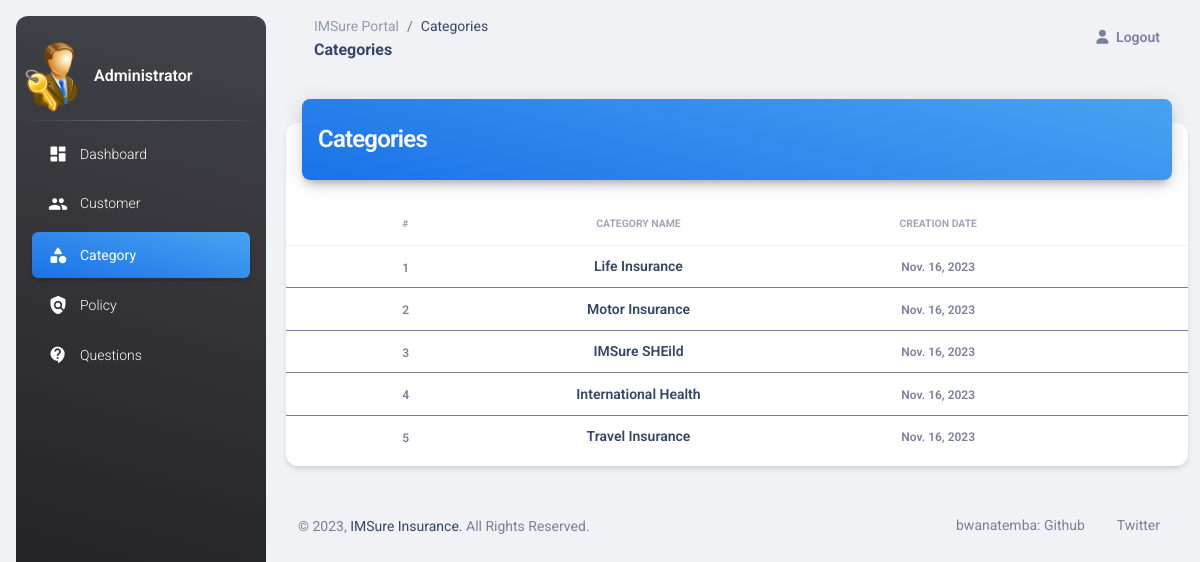
Page /admin-view-category on the earlier database version.
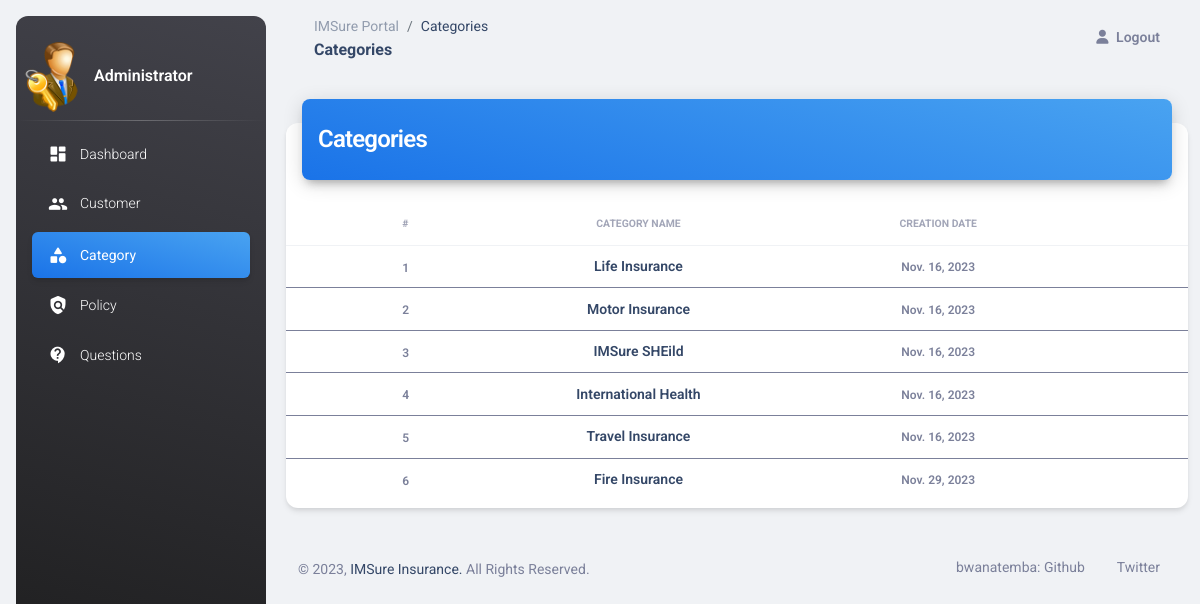
Same page on the later database version.
### insurancemanagement/models.py (models this page shows, shortened)
class Category(models.Model):
    category_name = models.CharField(max_length=20)
    creation_date = models.DateField(auto_now=True)

### insurancemanagement/views.py (the view)
# urls.py: path('admin-view-category', views.admin_view_category_view, name='admin-view-category'),
def admin_view_category_view(request):
    categories = models.Category.objects.all()
    return render(request, 'insurance/admin_view_category.html', {'categories': categories})

### insurancemanagement/templates/insurance/admin_view_category.html (shortened to what the changed rows need)
<!DOCTYPE html>
{% load static %}
<html lang="en">
<head>
  <link href="{% static 'dashboard/css/nucleo-icons.css' %}" rel="stylesheet" />
  <link href="{% static 'dashboard/css/nucleo-svg.css' %}" rel="stylesheet" />
  <link id="pagestyle" href="{% static 'dashboard/css/material-dashboard.css' %}" rel="stylesheet" />
</head>
<body class="g-sidenav-show  bg-gray-200">
  <main class="main-content position-relative max-height-vh-100 h-100 border-radius-lg ">
    <div class="container-fluid py-4">
      <div class="row">
        <div class="col-12">
          <div class="card my-4">
            <div class="card-body px-0 pb-2">
              <div class="table-responsive p-0">
                <table class="table align-items-center mb-0">
                  <thead>
                    <tr>
                      <th class="text-secondary opacity-7"></th>
                      <th class="text-uppercase text-secondary text-xxs font-weight-bolder opacity-7 ps-2">#</th>
                      <th class="text-center text-uppercase text-secondary text-xxs font-weight-bolder opacity-7">Category Name</th>
                      <th class="text-center text-uppercase text-secondary text-xxs font-weight-bolder opacity-7">Creation Date</th>
                      <th class="text-secondary opacity-7"></th>
                    </tr>
                  </thead>
                  {% for t in categories %}
                  <tbody>
                    <tr>
                      <td>
                      </td>
                      <td>
                        <span class="text-secondary text-xs font-weight-bold">{{ forloop.counter }}</span>
                      </td>
                      <td class="align-middle text-center text-sm">
                        <h6 class="mb-0 text-sm" >{{t.category_name}}</h6>
                      </td>
                      <td class="align-middle text-center text-sm">
                        <span class="text-secondary text-xs font-weight-bold">{{t.creation_date}}</span>
                      </td>
                    </tr>
                  </tbody>
                  {% endfor %}
                </table>
              </div>
            </div>
          </div>
        </div>
      </div>
  </main>
</body>
</html>

Differences in the rows shown:
added Category: category_name "Fire Insurance", creation_date "Nov. 29, 2023"
